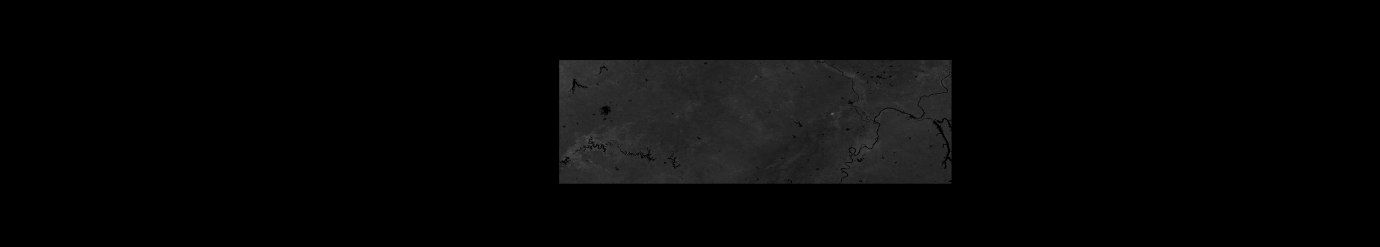
#> input picture data/soilgrids.tif, 9659 x 1729 px, found by its file name (shown at 1/7 size)
$ jupyter execute --allow-errors clean.ipynb
#> lines starting #> are read from the running program, lines starting #| are printed output that depends on the picture
[cell 1]
import numpy as np
import pandas as pd
import geopandas
import geoplot
import matplotlib.pyplot as plt
import mapclassify as mc

#> (the rest of this cell did not finish here and is left out)

#> (a cell that did not finish here is left out)

#> (a cell that did not finish here is left out)

#> (a cell that did not finish here is left out)

[cell 5]
import ee

# Trigger the authentication flow.
ee.Authenticate()
#> (this line was passed over: ee is not available in this run)

# Initialize the library.
ee.Initialize()
#> (this line was passed over: ee is not available in this run)

#> (a cell that did not finish here is left out)

#> (a cell that did not finish here is left out)

[cell 8]
# process soilgrids sample (which was exported directly from the JavaScript console)
image = plt.imread("data/soilgrids.tif")
#> image is the input picture: shape (1729, 9659, 4); mean R, G, B, A 5.9, 5.9, 5.9, 255
img = image[450:700, 4000:6600] #clip because of some weird GEE export buffer
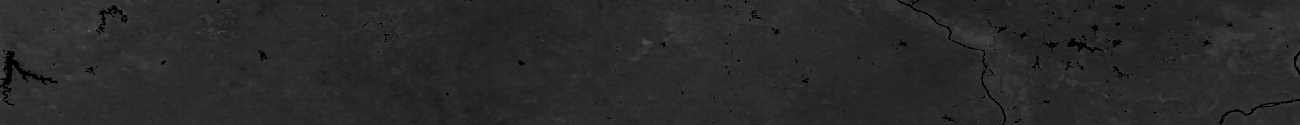
#> img: shape (250, 2600, 4) (shown at 1/2 size); mean R, G, B, A 41.1, 41.1, 41.1, 255

fig, ax = plt.subplots()
ax.axis("off")
lum_img = img[:, :, 0]
plt.imshow(lum_img)
plt.savefig("imgs/soilgrids_sample.png", dpi=300, bbox_inches="tight")
